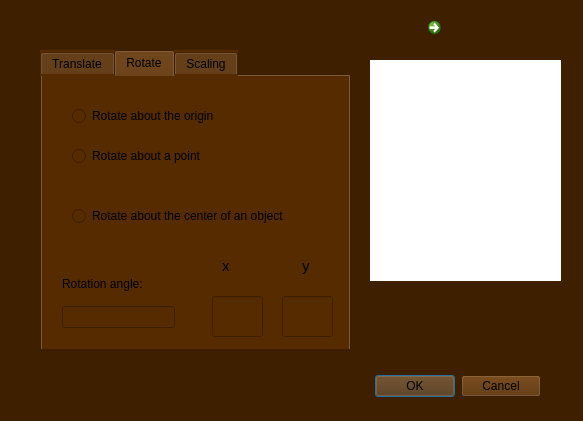
<?xml version="1.0" encoding="UTF-8"?>
<ui version="4.0">
 <class>Dialog</class>
 <widget class="QDialog" name="Dialog">
  <property name="geometry">
   <rect>
    <x>0</x>
    <y>0</y>
    <width>583</width>
    <height>421</height>
   </rect>
  </property>
  <property name="windowTitle">
   <string>Dialog</string>
  </property>
  <property name="styleSheet">
   <string notr="true">background-color: rgb(62, 31, 0);</string>
  </property>
  <widget class="QTabWidget" name="tabWidget">
   <property name="geometry">
    <rect>
     <x>40</x>
     <y>50</y>
     <width>311</width>
     <height>301</height>
    </rect>
   </property>
   <property name="styleSheet">
    <string notr="true">background-color: rgb(86, 43, 0);</string>
   </property>
   <property name="currentIndex">
    <number>1</number>
   </property>
   <widget class="QWidget" name="translate_tab">
    <property name="toolTip">
     <string>&lt;html&gt;&lt;head/&gt;&lt;body&gt;&lt;p&gt;&lt;br/&gt;&lt;/p&gt;&lt;/body&gt;&lt;/html&gt;</string>
    </property>
    <attribute name="title">
     <string>Translate</string>
    </attribute>
    <widget class="QLineEdit" name="x_translate">
     <property name="geometry">
      <rect>
       <x>40</x>
       <y>180</y>
       <width>51</width>
       <height>41</height>
      </rect>
     </property>
    </widget>
    <widget class="QLineEdit" name="y_translate">
     <property name="geometry">
      <rect>
       <x>120</x>
       <y>180</y>
       <width>51</width>
       <height>41</height>
      </rect>
     </property>
    </widget>
    <widget class="QLabel" name="label">
     <property name="geometry">
      <rect>
       <x>60</x>
       <y>150</y>
       <width>21</width>
       <height>20</height>
      </rect>
     </property>
     <property name="font">
      <font>
       <pointsize>11</pointsize>
      </font>
     </property>
     <property name="text">
      <string>x</string>
     </property>
    </widget>
    <widget class="QLabel" name="label_3">
     <property name="geometry">
      <rect>
       <x>140</x>
       <y>150</y>
       <width>21</width>
       <height>20</height>
      </rect>
     </property>
     <property name="font">
      <font>
       <pointsize>11</pointsize>
      </font>
     </property>
     <property name="text">
      <string>y</string>
     </property>
    </widget>
    <widget class="QComboBox" name="comboBox_translate">
     <property name="geometry">
      <rect>
       <x>10</x>
       <y>40</y>
       <width>191</width>
       <height>22</height>
      </rect>
     </property>
    </widget>
    <widget class="QLabel" name="label_6">
     <property name="geometry">
      <rect>
       <x>10</x>
       <y>10</y>
       <width>221</width>
       <height>16</height>
      </rect>
     </property>
     <property name="text">
      <string>Select the object for transform</string>
     </property>
    </widget>
   </widget>
   <widget class="QWidget" name="rotate_tab">
    <attribute name="title">
     <string>Rotate</string>
    </attribute>
    <widget class="QRadioButton" name="rotate_origin_button">
     <property name="geometry">
      <rect>
       <x>30</x>
       <y>30</y>
       <width>221</width>
       <height>20</height>
      </rect>
     </property>
     <property name="styleSheet">
      <string notr="true"/>
     </property>
     <property name="text">
      <string>Rotate about the origin</string>
     </property>
    </widget>
    <widget class="QRadioButton" name="rotete_point_button">
     <property name="geometry">
      <rect>
       <x>30</x>
       <y>70</y>
       <width>221</width>
       <height>20</height>
      </rect>
     </property>
     <property name="text">
      <string>Rotate about a point</string>
     </property>
    </widget>
    <widget class="QRadioButton" name="rotate_center_button">
     <property name="geometry">
      <rect>
       <x>30</x>
       <y>130</y>
       <width>261</width>
       <height>20</height>
      </rect>
     </property>
     <property name="text">
      <string>Rotate about the center of an object</string>
     </property>
    </widget>
    <widget class="QLabel" name="label_2">
     <property name="geometry">
      <rect>
       <x>20</x>
       <y>200</y>
       <width>131</width>
       <height>16</height>
      </rect>
     </property>
     <property name="text">
      <string>Rotation angle:</string>
     </property>
    </widget>
    <widget class="QLineEdit" name="angulo_input">
     <property name="geometry">
      <rect>
       <x>20</x>
       <y>230</y>
       <width>113</width>
       <height>22</height>
      </rect>
     </property>
    </widget>
    <widget class="QLineEdit" name="y_rotate">
     <property name="geometry">
      <rect>
       <x>240</x>
       <y>220</y>
       <width>51</width>
       <height>41</height>
      </rect>
     </property>
    </widget>
    <widget class="QLineEdit" name="x_rotate">
     <property name="geometry">
      <rect>
       <x>170</x>
       <y>220</y>
       <width>51</width>
       <height>41</height>
      </rect>
     </property>
    </widget>
    <widget class="QLabel" name="label_7">
     <property name="geometry">
      <rect>
       <x>260</x>
       <y>180</y>
       <width>21</width>
       <height>20</height>
      </rect>
     </property>
     <property name="font">
      <font>
       <pointsize>11</pointsize>
      </font>
     </property>
     <property name="text">
      <string>y</string>
     </property>
    </widget>
    <widget class="QLabel" name="label_8">
     <property name="geometry">
      <rect>
       <x>180</x>
       <y>180</y>
       <width>21</width>
       <height>20</height>
      </rect>
     </property>
     <property name="font">
      <font>
       <pointsize>11</pointsize>
      </font>
     </property>
     <property name="text">
      <string>x</string>
     </property>
    </widget>
   </widget>
   <widget class="QWidget" name="scaling_tab">
    <attribute name="title">
     <string>Scaling</string>
    </attribute>
    <widget class="QLineEdit" name="x_scaling">
     <property name="geometry">
      <rect>
       <x>50</x>
       <y>160</y>
       <width>51</width>
       <height>41</height>
      </rect>
     </property>
    </widget>
    <widget class="QLineEdit" name="y_scaling">
     <property name="geometry">
      <rect>
       <x>130</x>
       <y>160</y>
       <width>51</width>
       <height>41</height>
      </rect>
     </property>
    </widget>
    <widget class="QLabel" name="label_4">
     <property name="geometry">
      <rect>
       <x>70</x>
       <y>130</y>
       <width>21</width>
       <height>20</height>
      </rect>
     </property>
     <property name="font">
      <font>
       <pointsize>11</pointsize>
      </font>
     </property>
     <property name="text">
      <string>x</string>
     </property>
    </widget>
    <widget class="QLabel" name="label_5">
     <property name="geometry">
      <rect>
       <x>150</x>
       <y>130</y>
       <width>21</width>
       <height>20</height>
      </rect>
     </property>
     <property name="font">
      <font>
       <pointsize>11</pointsize>
      </font>
     </property>
     <property name="text">
      <string>y</string>
     </property>
    </widget>
   </widget>
  </widget>
  <widget class="QDialogButtonBox" name="ok_cancel_transform">
   <property name="geometry">
    <rect>
     <x>200</x>
     <y>370</y>
     <width>341</width>
     <height>32</height>
    </rect>
   </property>
   <property name="styleSheet">
    <string notr="true">background-color: rgb(86, 43, 0);</string>
   </property>
   <property name="orientation">
    <enum>Qt::Horizontal</enum>
   </property>
   <property name="standardButtons">
    <set>QDialogButtonBox::Cancel|QDialogButtonBox::Ok</set>
   </property>
  </widget>
  <widget class="QCommandLinkButton" name="button_add">
   <property name="geometry">
    <rect>
     <x>420</x>
     <y>10</y>
     <width>41</width>
     <height>41</height>
    </rect>
   </property>
   <property name="styleSheet">
    <string notr="true">background-color: rgb(170, 85, 0);</string>
   </property>
   <property name="text">
    <string/>
   </property>
  </widget>
  <widget class="QLabel" name="label_transform2d">
   <property name="geometry">
    <rect>
     <x>370</x>
     <y>60</y>
     <width>191</width>
     <height>221</height>
    </rect>
   </property>
   <property name="styleSheet">
    <string notr="true">background-color: rgb(255, 255, 255);</string>
   </property>
   <property name="text">
    <string/>
   </property>
  </widget>
 </widget>
 <resources/>
 <connections>
  <connection>
   <sender>ok_cancel_transform</sender>
   <signal>accepted()</signal>
   <receiver>Dialog</receiver>
   <slot>accept()</slot>
   <hints>
    <hint type="sourcelabel">
     <x>248</x>
     <y>254</y>
    </hint>
    <hint type="destinationlabel">
     <x>157</x>
     <y>274</y>
    </hint>
   </hints>
  </connection>
  <connection>
   <sender>ok_cancel_transform</sender>
   <signal>rejected()</signal>
   <receiver>Dialog</receiver>
   <slot>reject()</slot>
   <hints>
    <hint type="sourcelabel">
     <x>316</x>
     <y>260</y>
    </hint>
    <hint type="destinationlabel">
     <x>286</x>
     <y>274</y>
    </hint>
   </hints>
  </connection>
 </connections>
</ui>
